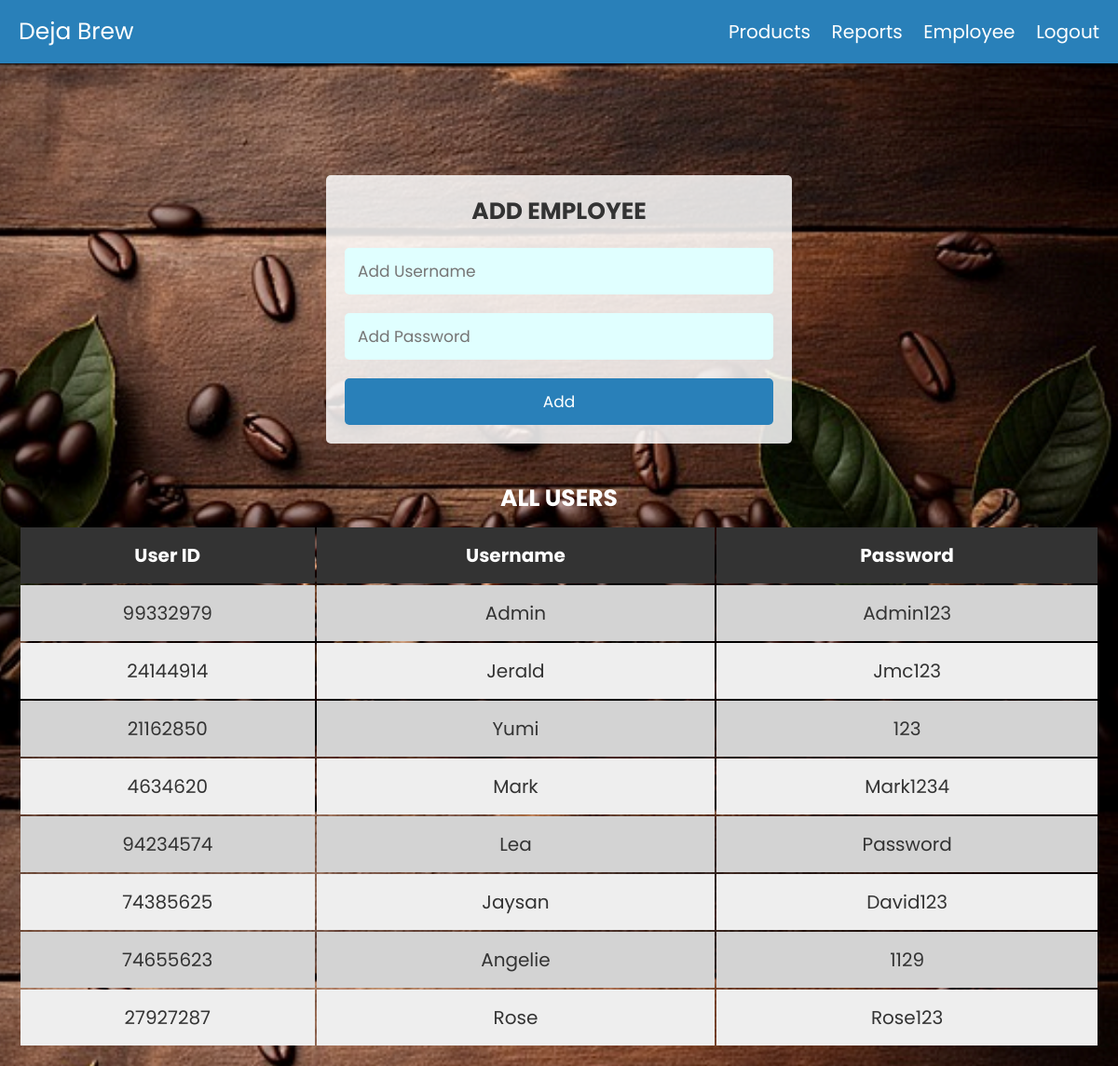
The app's page /signup.php with its own data.
### tables this page shows
CREATE TABLE `users` (
  `id` bigint(20) NOT NULL,
  `user_id` bigint(20) NOT NULL,
  `user_name` varchar(255) NOT NULL,
  `password` varchar(255) NOT NULL
);

### signup.php (the view, shortened to what this page needs)
<?php
include("config.php");
function getUsers($conn) {
    $query = "SELECT * FROM users";
    $result = mysqli_query($conn, $query);
    $users = [];
    while ($row = mysqli_fetch_assoc($result)) {
        $users[] = $row;
    }
    return $users;
}
?>
<!DOCTYPE html>
<html lang="en">
<head>
    <link rel="stylesheet" href="https://cdnjs.cloudflare.com/ajax/libs/font-awesome/6.0.0/css/all.min.css">
    <link rel="stylesheet" href="css/style.css">
</head>
<body>
<?php include 'header_Admin.php'; ?>
<div class="container">
    <section>
        <form action="" method="post" class="signup-form" enctype="multipart/form-data">
            <h3>add employee</h3>
            <input id="text" type="text" name="user_name" placeholder="Add Username" class="box" required>
            <input id="text" type="password" name="password" placeholder="Add Password" class="box" required>
            <input id="button" type="submit" value="add" class="btn">
        </form>
    </section>
<div class="display-product-table">
    <section>
        <h3>All Users</h3>
        <table>
            <thead>
                <tr>
                    <th>User ID</th>
                    <th>Username</th>
                    <th>Password</th>
                </tr>
            </thead>
            <tbody>
                <?php
                    $users = getUsers($con);
                    foreach ($users as $user) {
                        echo "<tr>";
                        echo "<td>{$user['user_id']}</td>";
                        echo "<td>{$user['user_name']}</td>";
                        echo "<td>{$user['password']}</td>";
                        echo "</tr>";
                    }
                ?>
            </tbody>
        </table>
    </section>
</div>
</div>
</body>
</html>

### css/style.css (style rules this page uses)
:root { --blue:#2980b9; --red:tomato; --orange:orange; --black:#333; --white:#fff; --bg-color:#eee; --dark-bg:rgba(0,0,0,.7); --box-shadow:0 .5rem 1rem rgba(0,0,0,.1); --border:.1rem solid #999; }
* { font-family: 'Poppins', sans-serif; margin:0; padding:0; box-sizing: border-box; outline: none; border:none; text-decoration: none; text-transform: capitalize; }
html { font-size: 62.5%; overflow-x: hidden; }
.container { max-width: 1200px; margin:0 auto; }
section { padding:2rem; }
.btn, .option-btn, .delete-btn { display: block; width: 100%; text-align: center; background-color: var(--blue); color:var(--white); font-size: 1.7rem; padding:1.2rem 3rem; border-radius: .5rem; cursor: pointer; margin-top: 1rem; }
.display-product-table table { width: 100%; text-align: center; }
.display-product-table h3 { font-size: 2.5rem; margin-bottom: 1rem; color:#fff; text-transform: uppercase; text-align: center; }
.display-product-table table thead th { padding:1.5rem; font-size: 2rem; background-color: var(--black); color:var(--white); }
.display-product-table table td { padding:1.5rem; font-size: 2rem; color:var(--black); }
.display-product-table table td:first-child { padding:0; }
.display-product-table table tr:nth-child(even) { background-color: var(--bg-color); }
.display-product-table table tr:nth-child(odd) { background-color: lightgrey; }
.signup-form { max-width: 50rem; background-color: #ffffffd7; border-radius: .5rem; padding:2rem; margin:0 auto; margin-top: 10rem; }
.signup-form h3 { font-size: 2.5rem; margin-bottom: 1rem; color:var(--black); text-transform: uppercase; text-align: center; }
.signup-form .box { text-transform: none; padding:1.2rem 1.4rem; font-size: 1.7rem; color:var(--black); border-radius: .5rem; background-color: lightcyan; margin:1rem 0; width: 100%; }

### signup.php (style rules this page uses)
body { background-image: url('images_a/background1.png'); height: 100vh; background-size: cover; background-position: center; }

### records on screen
users: user "99332979", user_name "Admin", password "Admin123"
users: user "24144914", user_name "Jerald", password "Jmc123"
users: user "21162850", user_name "Yumi", password "123"
users: user "4634620", user_name "Mark", password "Mark1234"
users: user "94234574", user_name "Lea", password "Password"
users: user "74385625", user_name "Jaysan", password "David123"
users: user "74655623", user_name "Angelie", password "1129"
users: user "27927287", user_name "Rose", password "Rose123"
